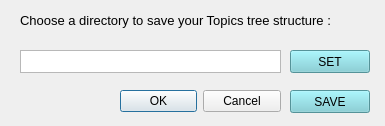
<?xml version="1.0" encoding="UTF-8"?>
<ui version="4.0">
 <class>Snapshot</class>
 <widget class="QDialog" name="Snapshot">
  <property name="geometry">
   <rect>
    <x>0</x>
    <y>0</y>
    <width>385</width>
    <height>126</height>
   </rect>
  </property>
  <property name="windowTitle">
   <string>Dialog</string>
  </property>
  <widget class="QPushButton" name="directory_button">
   <property name="geometry">
    <rect>
     <x>290</x>
     <y>50</y>
     <width>80</width>
     <height>23</height>
    </rect>
   </property>
   <property name="maximumSize">
    <size>
     <width>80</width>
     <height>30</height>
    </size>
   </property>
   <property name="styleSheet">
    <string notr="true">background-color: rgb(119, 206, 214);</string>
   </property>
   <property name="text">
    <string>SET</string>
   </property>
   <property name="flat">
    <bool>false</bool>
   </property>
  </widget>
  <widget class="QLabel" name="label">
   <property name="geometry">
    <rect>
     <x>20</x>
     <y>0</y>
     <width>331</width>
     <height>41</height>
    </rect>
   </property>
   <property name="font">
    <font>
     <pointsize>10</pointsize>
    </font>
   </property>
   <property name="text">
    <string>Choose a directory to save your Topics tree structure :</string>
   </property>
  </widget>
  <widget class="QTextEdit" name="snap_location">
   <property name="geometry">
    <rect>
     <x>20</x>
     <y>50</y>
     <width>261</width>
     <height>23</height>
    </rect>
   </property>
   <property name="verticalScrollBarPolicy">
    <enum>Qt::ScrollBarAlwaysOff</enum>
   </property>
   <property name="horizontalScrollBarPolicy">
    <enum>Qt::ScrollBarAlwaysOff</enum>
   </property>
  </widget>
  <widget class="QPushButton" name="print_save">
   <property name="geometry">
    <rect>
     <x>290</x>
     <y>90</y>
     <width>80</width>
     <height>23</height>
    </rect>
   </property>
   <property name="maximumSize">
    <size>
     <width>80</width>
     <height>30</height>
    </size>
   </property>
   <property name="styleSheet">
    <string notr="true">background-color: rgb(119, 206, 214);</string>
   </property>
   <property name="text">
    <string>SAVE</string>
   </property>
   <property name="flat">
    <bool>false</bool>
   </property>
  </widget>
  <widget class="QDialogButtonBox" name="buttonBox">
   <property name="geometry">
    <rect>
     <x>120</x>
     <y>90</y>
     <width>161</width>
     <height>23</height>
    </rect>
   </property>
   <property name="autoFillBackground">
    <bool>true</bool>
   </property>
   <property name="orientation">
    <enum>Qt::Horizontal</enum>
   </property>
   <property name="standardButtons">
    <set>QDialogButtonBox::Cancel|QDialogButtonBox::Ok</set>
   </property>
  </widget>
 </widget>
 <resources/>
 <connections/>
</ui>
